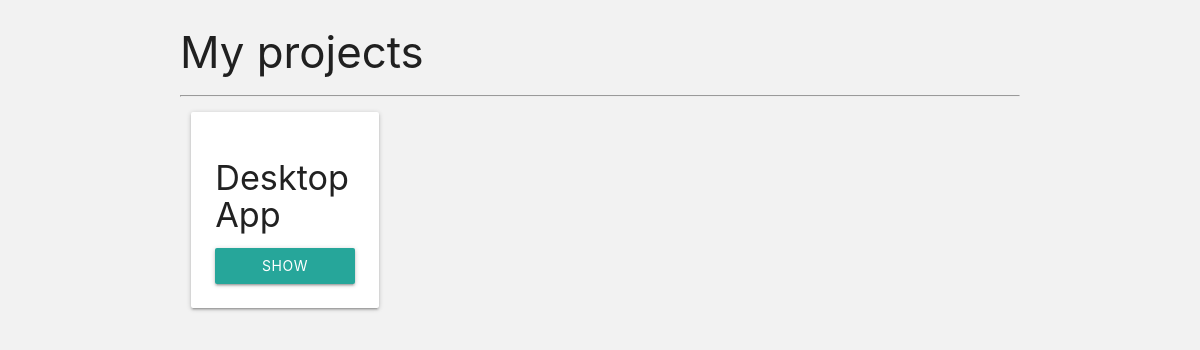
The app's page /, older data.
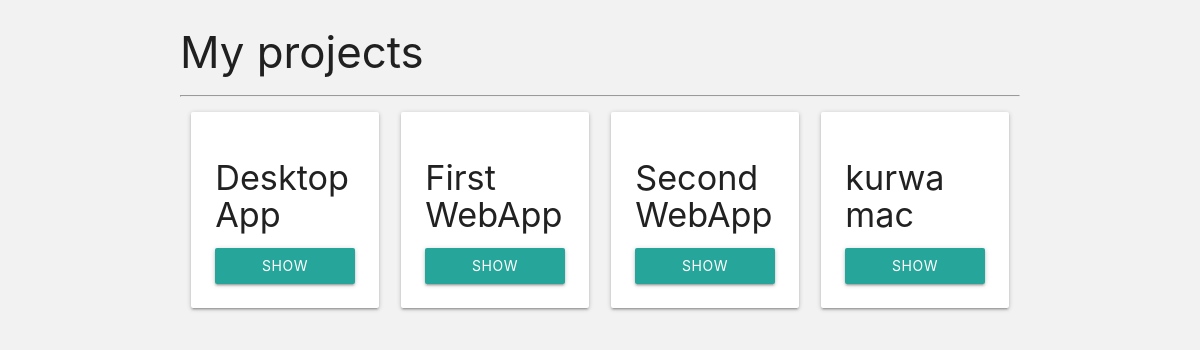
The same page, newer data.
### budgetApp/models.py (models this page shows, shortened)
class Project(models.Model):
    name = models.CharField(max_length=256)
    slug = models.SlugField(max_length=100, unique=True, blank=True)
    budget = models.IntegerField()

### budgetApp/views.py (the view)
# urls.py: path('', views.project_list, name='list'),
def project_list(request):
    projects_list = Project.objects.all()
    return render(request, 'budget/project-list.html', {'projects_list': projects_list})

### budgetApp/templates/budget/project-list.html (shortened to what this page needs)
{% extends 'budget/base.html' %}
{% block content %}
  <div class="container">
    <h3>My projects</h3>
    <hr>
    <div class="row">
      {% for project in projects_list %}
        <div class="col s12 l3">
          <div class="card-panel">
            <h4>{{ project.name }}</h4>
            <a href="{% url 'detail' project.slug %}" class="btn">Show Project</a>
          </div>
        </div>
      {% endfor %}
    </div>
  </div>
{% endblock %}

### budgetApp/templates/budget/base.html (shortened to what this page needs)
{% load static %}
<!DOCTYPE html>
<html lang="en" dir="ltr">
  <head>
    <link rel="stylesheet" href="{% static 'css/style.css' %}">
    <link rel="stylesheet" href="https://cdnjs.cloudflare.com/ajax/libs/materialize/1.0.0-rc.2/css/materialize.min.css">
  </head>
  <body>
    {% block content %}
    {% endblock %}
  </body>
</html>

### budgetApp/static/css/style.css (style rules this page uses)
html { font-family: 'Open Sans', sans-serif; background-color: #F2F2F2; }
.row { margin: 0!important; }

Row changes from the older to the newer data that the page shows:
added Project: name "First WebApp"
added Project: name "Second WebApp"
added Project: name "kurwa mac"
